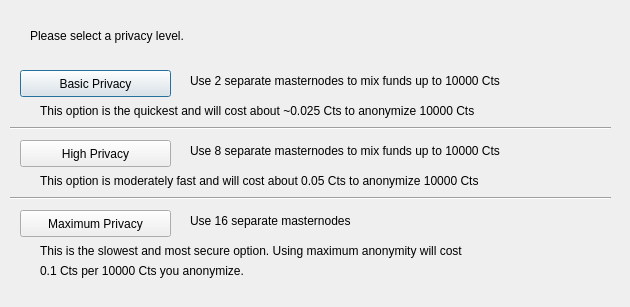
<?xml version="1.0" encoding="UTF-8"?>
<ui version="4.0">
 <class>ObfuscationConfig</class>
 <widget class="QDialog" name="ObfuscationConfig">
  <property name="geometry">
   <rect>
    <x>0</x>
    <y>0</y>
    <width>630</width>
    <height>307</height>
   </rect>
  </property>
  <property name="windowTitle">
   <string>Configure Obfuscation</string>
  </property>
  <widget class="QPushButton" name="buttonBasic">
   <property name="geometry">
    <rect>
     <x>20</x>
     <y>70</y>
     <width>151</width>
     <height>27</height>
    </rect>
   </property>
   <property name="text">
    <string>Basic Privacy</string>
   </property>
  </widget>
  <widget class="QPushButton" name="buttonHigh">
   <property name="geometry">
    <rect>
     <x>20</x>
     <y>140</y>
     <width>151</width>
     <height>27</height>
    </rect>
   </property>
   <property name="text">
    <string>High Privacy</string>
   </property>
  </widget>
  <widget class="QPushButton" name="buttonMax">
   <property name="geometry">
    <rect>
     <x>20</x>
     <y>210</y>
     <width>151</width>
     <height>27</height>
    </rect>
   </property>
   <property name="text">
    <string>Maximum Privacy</string>
   </property>
  </widget>
  <widget class="QLabel" name="label">
   <property name="geometry">
    <rect>
     <x>30</x>
     <y>20</y>
     <width>571</width>
     <height>31</height>
    </rect>
   </property>
   <property name="text">
    <string>Please select a privacy level.</string>
   </property>
  </widget>
  <widget class="QLabel" name="label_2">
   <property name="geometry">
    <rect>
     <x>190</x>
     <y>70</y>
     <width>421</width>
     <height>21</height>
    </rect>
   </property>
   <property name="text">
    <string>Use 2 separate masternodes to mix funds up to 10000 Cts</string>
   </property>
  </widget>
  <widget class="QLabel" name="label_3">
   <property name="geometry">
    <rect>
     <x>190</x>
     <y>140</y>
     <width>411</width>
     <height>21</height>
    </rect>
   </property>
   <property name="text">
    <string>Use 8 separate masternodes to mix funds up to 10000 Cts</string>
   </property>
  </widget>
  <widget class="QLabel" name="label_4">
   <property name="geometry">
    <rect>
     <x>190</x>
     <y>210</y>
     <width>421</width>
     <height>21</height>
    </rect>
   </property>
   <property name="text">
    <string>Use 16 separate masternodes</string>
   </property>
  </widget>
  <widget class="QLabel" name="label_6">
   <property name="geometry">
    <rect>
     <x>40</x>
     <y>100</y>
     <width>561</width>
     <height>21</height>
    </rect>
   </property>
   <property name="text">
    <string>This option is the quickest and will cost about ~0.025 Cts to anonymize 10000 Cts</string>
   </property>
  </widget>
  <widget class="QLabel" name="label_7">
   <property name="geometry">
    <rect>
     <x>40</x>
     <y>170</y>
     <width>561</width>
     <height>21</height>
    </rect>
   </property>
   <property name="text">
    <string>This option is moderately fast and will cost about 0.05 Cts to anonymize 10000 Cts</string>
   </property>
  </widget>
  <widget class="QLabel" name="label_8">
   <property name="geometry">
    <rect>
     <x>40</x>
     <y>240</y>
     <width>561</width>
     <height>21</height>
    </rect>
   </property>
   <property name="text">
    <string>This is the slowest and most secure option. Using maximum anonymity will cost</string>
   </property>
  </widget>
  <widget class="QLabel" name="label_9">
   <property name="geometry">
    <rect>
     <x>40</x>
     <y>260</y>
     <width>561</width>
     <height>21</height>
    </rect>
   </property>
   <property name="text">
    <string>0.1 Cts per 10000 Cts you anonymize.</string>
   </property>
  </widget>
  <widget class="Line" name="line">
   <property name="geometry">
    <rect>
     <x>10</x>
     <y>120</y>
     <width>601</width>
     <height>16</height>
    </rect>
   </property>
   <property name="orientation">
    <enum>Qt::Horizontal</enum>
   </property>
  </widget>
  <widget class="Line" name="line_2">
   <property name="geometry">
    <rect>
     <x>10</x>
     <y>190</y>
     <width>601</width>
     <height>16</height>
    </rect>
   </property>
   <property name="orientation">
    <enum>Qt::Horizontal</enum>
   </property>
  </widget>
 </widget>
 <resources/>
 <connections/>
</ui>
